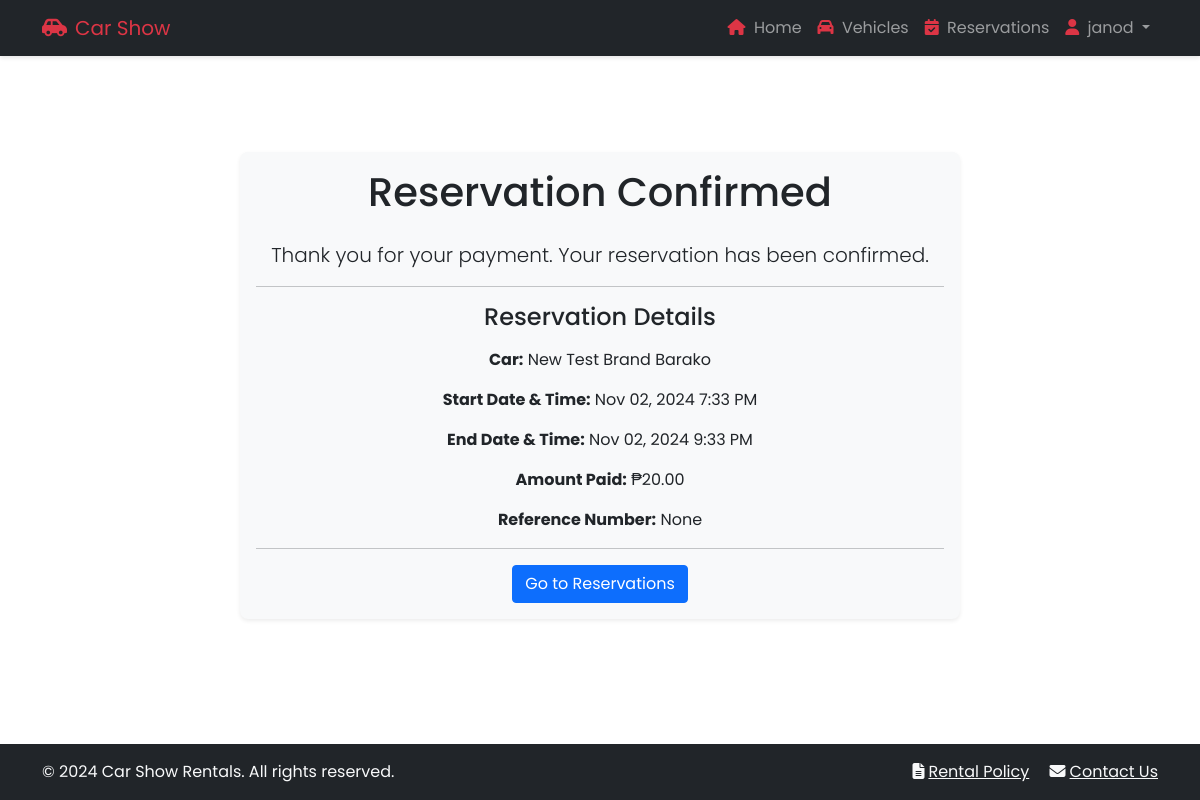
The page /payment-confirmation/68/ (signed in) on the database its author committed.
### backend/models.py (models this page shows, shortened)
class Reservation(models.Model):
    RATE_TYPES = [
        ('hourly', 'Hourly'),
        ('daily', 'Daily'),
        ('weekly', 'Weekly'),
    ]
    STATUS_CHOICES = [
        ('pending', 'Pending'),
        ('partial', 'Partial'),
        ('paid', 'Paid'),
        ('active', 'Active'),
        ('completed', 'Completed'),
        ('cancelled', 'Cancelled'),
    ]
    user = models.ForeignKey(User, on_delete=models.CASCADE)
    car = models.ForeignKey(Car, on_delete=models.CASCADE)
    rate_type = models.CharField(max_length=20, choices=RATE_TYPES)
    start_datetime = models.DateTimeField()
    end_datetime = models.DateTimeField()
    receipt_image = models.ImageField(upload_to='receipts/', blank=True, null=True)
    reference_number = models.CharField(max_length=50, blank=True, null=True)
    amount = models.DecimalField(max_digits=10, decimal_places=2, default=0)
    total_price = models.DecimalField(max_digits=10, decimal_places=2)
    status = models.CharField(max_length=20, choices=STATUS_CHOICES, default='pending')
    created_at = models.DateTimeField(auto_now_add=True)
    updated_at = models.DateTimeField(auto_now=True)
    class Meta:
        ordering = ['-created_at', '-updated_at']

class Car(models.Model):
    CAR_TYPES = [
        ('sedan', 'Sedan'),
        ('suv', 'SUV'),
        ('pick up', 'Pick Up'),
        ('van', 'Van'),
        ('mini van', 'Mini Van'),
    ]
    brand = models.CharField(max_length=100)
    model = models.CharField(max_length=100)
    year = models.IntegerField()
    total_units = models.IntegerField()
    unavailable_units = models.IntegerField(default=0)
    car_type = models.CharField(max_length=20, choices=CAR_TYPES)
    hourly_rate = models.DecimalField(max_digits=8, decimal_places=2)
    daily_rate = models.DecimalField(max_digits=8, decimal_places=2)
    features = models.TextField()
    created_at = models.DateTimeField(auto_now_add=True)
    class Meta:
        ordering = ['-created_at']

### frontend/views.py (the view)
# urls.py: path('payment-confirmation/<int:reservation_id>/', views.payment_confirmation,
@login_required
def payment_confirmation(request, reservation_id):
    reservation = get_object_or_404(Reservation, id=reservation_id, user=request.user)
    if reservation.total_price == reservation.amount:
        payment_type = 'full_payment'
    else:
        payment_type = 'down_payment'
    context = {
        'reservation': reservation,
        'payment_type': payment_type,
        'remaining_balance': reservation.total_price - reservation.amount
    }
    return render(request, 'frontend/payment_confirmation.html', context)

### frontend/templates/frontend/payment_confirmation.html (shortened to what this page needs)
{% extends 'frontend/base.html' %}
{% load static %}
{% block content %}
<div class="container py-5">
    <div class="row justify-content-center">
        <div class="col-md-8">
            <div class="card bg-light shadow-sm">
                <div class="card-body text-center">
                    <h1 class="card-title mb-4">Reservation Confirmed</h1>
                    <p class="lead">Thank you for your payment. Your reservation has been confirmed.</p>
                    <hr>
                    <h2 class="h4 mb-3">Reservation Details</h2>
                    <p><strong>Car:</strong> {{ reservation.car.brand }} {{ reservation.car.model }}</p>
                    <p><strong>Start Date & Time:</strong> {{ reservation.start_datetime|date:"M d, Y g:i A"}}</p>
                    <p><strong>End Date & Time:</strong> {{ reservation.end_datetime|date:"M d, Y g:i A"}}</p>
                    <p><strong>Amount Paid:</strong> ₱{{ reservation.amount }}</p>
                    <p><strong>Reference Number:</strong> {{ reservation.reference_number }}</p>
                    <hr>
                    <a href="{% url 'reservations' %}" class="btn btn-primary">Go to Reservations</a>
                </div>
            </div>
        </div>
    </div>
</div>
{% endblock %}

### frontend/templates/frontend/base.html (shortened to what this page needs)
<!DOCTYPE html>
{% load static %}
<html lang="en">
<head>
    <link href="https://cdn.jsdelivr.net/npm/bootstrap@5.1.3/dist/css/bootstrap.min.css" rel="stylesheet">
    <link rel="stylesheet" href="https://cdnjs.cloudflare.com/ajax/libs/font-awesome/6.1.1/css/all.min.css">
</head>
<body class="d-flex flex-column min-vh-100">
    <div class="toast-container position-fixed top-0 end-0 p-3" style="z-index: 1100">
    </div>
    <nav class="navbar navbar-expand-lg navbar-dark bg-dark">
        <div class="container">
            <a class="navbar-brand text-danger" href="{% url 'home' %}"><i class="fas fa-car-side me-2"></i>Car Show</a>
            <div class="collapse navbar-collapse" id="navbarNav">
                <ul class="navbar-nav ms-auto">
                    <li class="nav-item">
                        <a class="nav-link" href="{% url 'home' %}"><i class="fas fa-home text-danger me-1"></i> Home</a>
                    </li>
                    <li class="nav-item">
                        <a class="nav-link" href="{% url 'cars' %}"><i class="fas fa-car text-danger me-1"></i> Vehicles</a>
                    </li>
                    {% if user.is_authenticated %}
                        <li class="nav-item">
                            <a class="nav-link" href="{% url 'reservations' %}"><i class="fas fa-calendar-check text-danger me-1"></i> Reservations</a>
                        </li>
                        <li class="nav-item dropdown">
                            <a class="nav-link dropdown-toggle" href="#" id="navbarDropdown" role="button" data-bs-toggle="dropdown">
                                <i class="fas fa-user text-danger me-1"></i> {{ user.username }}
                            </a>
                        </li>
                    {% endif %}
                </ul>
            </div>
        </div>
    </nav>
    <main class="flex-grow-1 py-5">
        <div class="container">
            {% block content %}{% endblock %}
        </div>
    </main>
    <footer class="bg-dark text-light mt-auto py-3">
        <div class="container">
            <div class="row">
                <div class="col-md-6 text-center text-md-start">
                    <span>&copy; {% now "Y" %} Car Show Rentals. All rights reserved.</span>
                </div>
                <div class="col-md-6 text-center text-md-end">
                    <a href="{% url 'rental_policy' %}" class="text-light me-3"><i class="fas fa-file-alt me-1"></i>Rental Policy</a>
                    <a href="{% url 'contact_us' %}" class="text-light"><i class="fas fa-envelope me-1"></i>Contact Us</a>
                </div>
            </div>
        </div>
    </footer>
</body>
</html>

### frontend/templates/frontend/base.html (style rules this page uses)
body { font-family: 'Poppins', sans-serif; }
.navbar { box-shadow: 0 2px 4px rgba(0,0,0,.1); }
.card { border: none; border-radius: 0.5rem; box-shadow: 0 4px 6px rgba(0,0,0,.1); transition: all 0.3s ease; }

### rows shown on the page
Reservation: car.brand "New Test Brand", car.model "Barako", start_datetime "Nov 02, 2024 7:33 PM", end_datetime "Nov 02, 2024 9:33 PM", amount "20.00", reference_number "None"

### other values the page prints
{{ user.username }} "janod"
